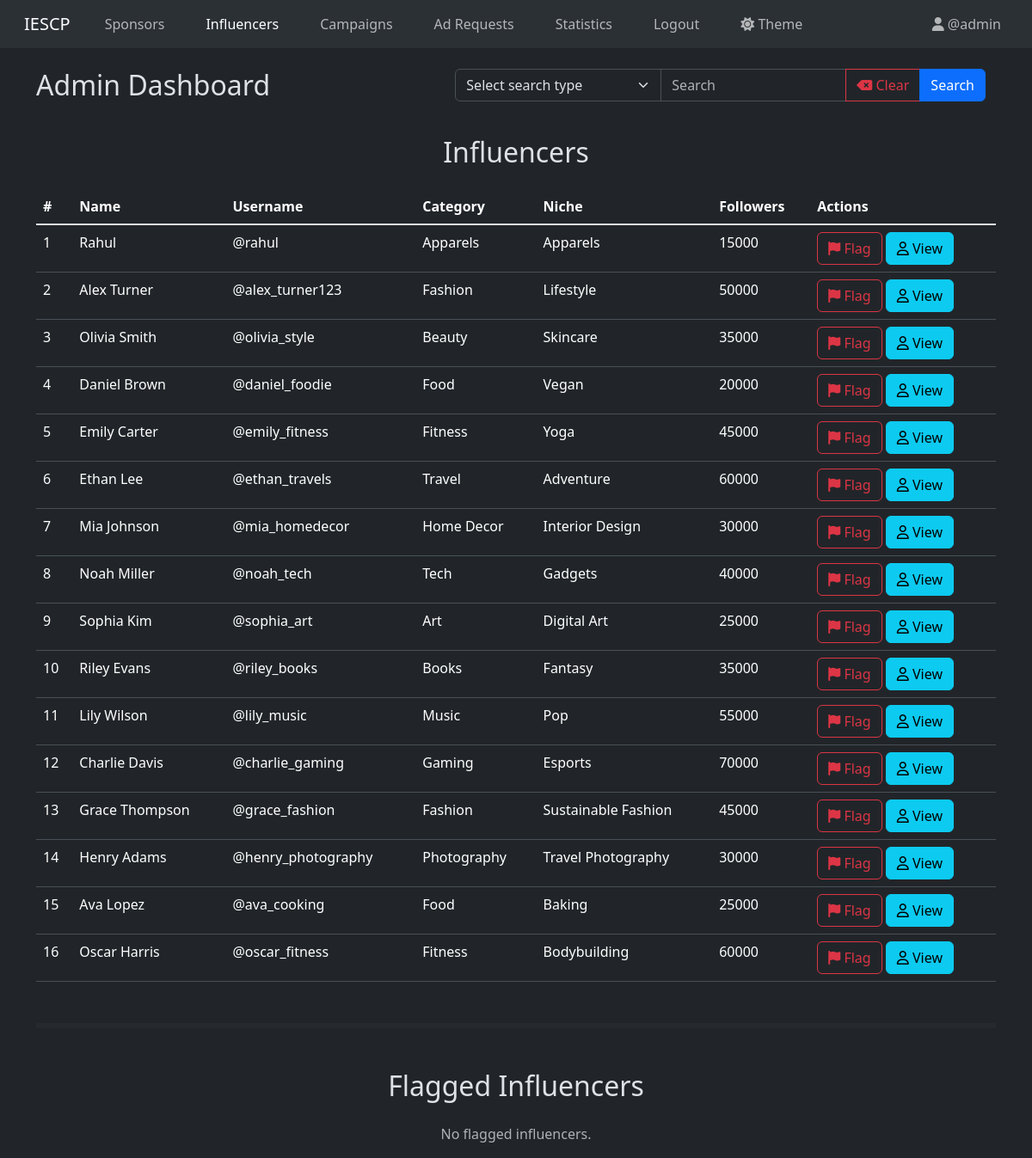
The app's page /admin/dashboard/all_influencers (signed in) with its own data.
### models.py (models this page shows)
class User(db.Model, UserMixin):
  __tablename__ = "user"
  id = db.Column(db.Integer, primary_key=True)
  name = db.Column(db.String(50), nullable=False)
  username = db.Column(db.String(50), nullable=False, unique=True)
  password_hash = db.Column(db.String(256), nullable=False)
  user_type = db.Column(db.Enum('influencer', 'sponsor', 'admin'), nullable=False)
  flagged = db.Column(db.Boolean, nullable=False, default=False)
  theme = db.Column(db.Enum('light', 'dark'), nullable=False, default='light')
  category = db.Column(db.String(50), nullable=True)
  niche = db.Column(db.String(50), nullable=True)
  follower_count = db.Column(db.Integer, nullable=True)
  platforms = db.Column(db.String(150), nullable=True)
  industry = db.Column(db.String(50), nullable=True)
  budget = db.Column(db.Integer, nullable=True)

### controllers.py (the view, shortened to what this page needs)
@app.route("/admin/dashboard/all_influencers", methods=["GET", "POST"])
@login_required
@admin_required
def all_influencers():
    return render_template("admin/all_influencers.html", user=current_user, unflagged_influencers=User.query.filter(User.user_type=="influencer", User.flagged==0).all(), flagged_influencers=User.query.filter(User.user_type=="influencer", User.flagged==1).all())

### controllers.py (called while the page is built)
def admin_required(func):
    @wraps(func)
    def wrapper(*args, **kwargs):
        if current_user.user_type != "admin":
            flash("You do not have permission to access this page.", category="danger")
            if current_user.user_type == "influencer":
                return redirect(url_for("influencer_dashboard"))
            elif current_user.user_type == "sponsor":
                return redirect(url_for("sponsor_dashboard"))
        return func(*args, **kwargs)
    return wrapper

@login_manager.user_loader
def load_user(user_id):
    return User.query.get(int(user_id))

### templates/admin/all_influencers.html (shortened to what this page needs)
{% extends "base.html" %}
{% block content %}
  <div class="d-flex justify-content-between mt-4 mb-4">
    <div><h1 class="h2">Admin Dashboard</h1></div>
    <div>{% include "admin/influencer_search.html" with context %}</div>
  </div>
  <h2 class="h2 text-center">Influencers</h2>
  {% if unflagged_influencers | length == 0 %}
    <p class="text-sm text-muted text-center mt-4">No influencers.</p>
  {% else %}
    <table class="table table-hover mt-4">
      <thead>
        <th scope="col">#</th>
        <th scope="col">Name</th>
        <th scope="col">Username</th>
        <th scope="col">Category</th>
        <th scope="col">Niche</th>
        <th scope="col">Followers</th>
        <th scope="col">Actions</th>
      </thead>
      <tbody class="table-group-divider">
        {% for influencer in unflagged_influencers %}
          {% if influencer.flagged == 0 %}
            <tr>
              <td>{{ loop.index }}</td>
              <td>{{ influencer.name }}</td>
              <td>&commat;{{ influencer.username }}</td>
              <td>{{ influencer.category }}</td>
              <td>{{ influencer.niche }}</td>
              <td>{{ influencer.follower_count }}</td>
              <td>
                {% if influencer.flagged == 0 %}
                  <a href="{{ url_for('flag_influencer', influencer_id=influencer.id) }}" class="btn btn-outline-danger"><i class="fa-solid fa-flag"></i> Flag</a>
                {% else %}
                  <a href="{{ url_for('unflag_influencer', influencer_id=influencer.id) }}" class="btn btn-outline-success"><i class="fa-solid fa-flag"></i> Unflag</a>
                {% endif %}
                <a href="{{url_for("admin_view_user", user_id=influencer.id)}}" class="btn btn-info"><i class="fa-regular fa-user"></i> View</a>
              </td>
            </tr>
          {% endif %}
        {% endfor %}
      </tbody>
    </table>
  {% endif %}
  <hr class="border border-3 border-dark-subtle mt-5 mb-5">
  <h2 class="h2 text-center">Flagged Influencers</h2>
  {% if flagged_influencers | length == 0 %}
    <p class="text-sm text-muted text-center mt-4">No flagged influencers.</p>
  {% endif %}
{% endblock %}

### templates/navbar.html (shortened to what this page needs)
<nav class="navbar navbar-expand-lg bg-body-tertiary">
  <div class="container-fluid">
    {% if user and user.user_type == "admin" %}
      <a class="navbar-brand mx-3" href="{{url_for('admin_dashboard')}}">IESCP</a>
    {% elif user and user.user_type == "influencer" %}
      <a class="navbar-brand mx-3" href="{{url_for('influencer_dashboard')}}">IESCP</a>
    {% elif user and user.user_type == "sponsor" %}
      <a class="navbar-brand mx-3" href="{{url_for('sponsor_dashboard')}}">IESCP</a>
    {% else %}
      <a class="navbar-brand mx-3" href="{{url_for('user_login')}}">IESCP</a>
    {% endif %}
    <div class="collapse navbar-collapse" id="navbarNav">
      {% if user %}
        {% if user.user_type == "admin" %}
          <ul class="navbar-nav me-auto">
            <li class="nav-item mx-3">
              <a class="{{ 'nav-link active' if request.path == url_for('admin_dashboard') else 'nav-link' }}" href="{{url_for('admin_dashboard')}}">Sponsors</a>
            </li>
            <li class="nav-item mx-3">
              <a class="{{ 'nav-link active' if request.path == url_for('all_influencers') else 'nav-link' }}" href="{{url_for('all_influencers')}}">Influencers</a>
            </li>
            <li class="nav-item mx-3">
              <a class="{{ 'nav-link active' if request.path == url_for('all_campaigns') else 'nav-link' }}" href="{{url_for('all_campaigns')}}">Campaigns</a>
            </li>
            <li class="nav-item mx-3">
              <a class="{{ 'nav-link active' if request.path == url_for('all_ad_requests') else 'nav-link' }}" href="{{url_for('all_ad_requests')}}">Ad Requests</a>
            </li>
            <li class="nav-item mx-3">
              <a class="{{ 'nav-link active' if request.path == url_for('admin_statistics') else 'nav-link' }}" href="{{url_for('admin_statistics')}}">Statistics</a>
            </li>
            <li class="nav-item mx-3">
              <a class="nav-link btn btn-outline-danger" href="{{url_for('logout')}}">Logout</a>
            </li>
            <li class="nav-item mx-3">
              <a class="nav-link" href="{{url_for('change_theme')}}">
                {% if user.theme == 'light' %}
                  <i class="fa-solid fa-moon"></i>
                {% else %}
                  <i class="fa-solid fa-sun"></i>
                {% endif %}
                Theme
              </a>
            </li>
          </ul>
          <ul class="navbar-nav">
            <li class="nav-item">
              <a class="nav-link mx-3" href="{{url_for('admin_profile')}}"><i class="fa-solid fa-user"></i> @{{user.username}}</a>
            </li>
          </ul>
        {% endif %}
      {% endif %}
    </div>
  </div>
</nav>

### records on screen
User: username "admin"
User: name "Rahul", username "rahul", category "Apparels", niche "Apparels", follower_count "15000"
User: name "Alex Turner", username "alex_turner123", category "Fashion", niche "Lifestyle", follower_count "50000"
User: name "Olivia Smith", username "olivia_style", category "Beauty", niche "Skincare", follower_count "35000"
User: name "Daniel Brown", username "daniel_foodie", category "Food", niche "Vegan", follower_count "20000"
User: name "Emily Carter", username "emily_fitness", category "Fitness", niche "Yoga", follower_count "45000"
User: name "Ethan Lee", username "ethan_travels", category "Travel", niche "Adventure", follower_count "60000"
User: name "Mia Johnson", username "mia_homedecor", category "Home Decor", niche "Interior Design", follower_count "30000"
User: name "Noah Miller", username "noah_tech", category "Tech", niche "Gadgets", follower_count "40000"
User: name "Sophia Kim", username "sophia_art", category "Art", niche "Digital Art", follower_count "25000"
User: name "Riley Evans", username "riley_books", category "Books", niche "Fantasy", follower_count "35000"
User: name "Lily Wilson", username "lily_music", category "Music", niche "Pop", follower_count "55000"
User: name "Charlie Davis", username "charlie_gaming", category "Gaming", niche "Esports", follower_count "70000"
User: name "Grace Thompson", username "grace_fashion", category "Fashion", niche "Sustainable Fashion", follower_count "45000"
User: name "Henry Adams", username "henry_photography", category "Photography", niche "Travel Photography", follower_count "30000"
User: name "Ava Lopez", username "ava_cooking", category "Food", niche "Baking", follower_count "25000"
User: name "Oscar Harris", username "oscar_fitness", category "Fitness", niche "Bodybuilding", follower_count "60000"
